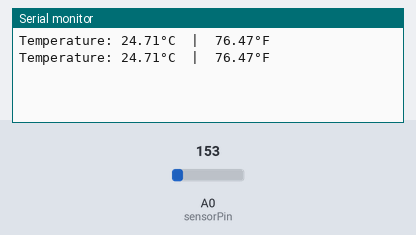
Bench run of a sketch on a simulated Arduino Uno, built with avr-gcc and run on an emulated ATmega328P. Parts: the last lines printed to the serial monitor. Inputs (shaded band) come from the test bench; at power-on: A0 (sensorPin) = 153.

Above: at 1.8 s.
1.9 s: A0 (sensorPin) set to 165
At 2.8 s:
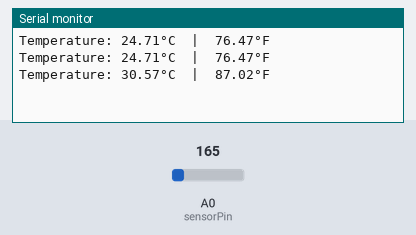
3.4 s: A0 (sensorPin) set to 175
At 4.7 s:
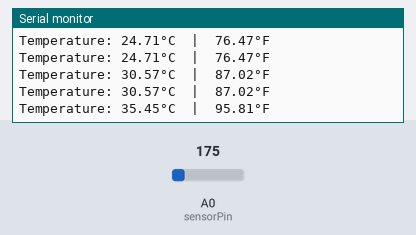
Timing chart, 0 to 6.4 s (numbered marks = the images above; inputs shaded):
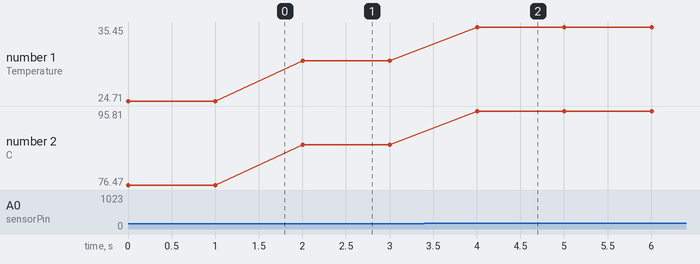

The sketch:

3_analog_sensor_temperature.ino
```cpp
// Define the analog pin, the TMP36's Vout pin is connected to
#define sensorPin A0

void setup() {
  // Begin serial communication at 9600 baud rate
  Serial.begin(9600);
}

void loop() {
  // Get the voltage reading from the TMP36
  int reading = analogRead(sensorPin);

  // Convert that reading into voltage
  // Replace 5.0 with 3.3, if you are using a 3.3V Arduino
  //analog read => 0 1024
  //0 => 0v ; 1024 =>5v; 120=>120*5/1024
  //régle de 3
  float voltage = reading * (5.0 / 1024.0);

  // Convert the voltage into the temperature in Celsius
  float temperatureC = (voltage - 0.5) * 100;

  // Print the temperature in Celsius
  Serial.print("Temperature: ");
  Serial.print(temperatureC);
  Serial.print("\xC2\xB0"); // shows degree symbol
  Serial.print("C  |  ");

  // Print the temperature in Fahrenheit
  float temperatureF = (temperatureC * 9.0 / 5.0) + 32.0;
  Serial.print(temperatureF);
  Serial.print("\xC2\xB0"); // shows degree symbol
  Serial.println("F");

  delay(1000); // wait a second between readings
}
```

Measured:
- after the input at 1.9 s, the serial monitor: prints a new line after 0.10 s (image 1)
- after the input at 3.4 s, the serial monitor: prints a new line after 0.61 s (image 2)
- plotted number 1: 24.71 → 30.57 after the input at 1.9 s, 30.57 → 35.45 after the input at 3.4 s
- plotted number 2: 76.47 → 87.02 after the input at 1.9 s, 87.02 → 95.81 after the input at 3.4 s
